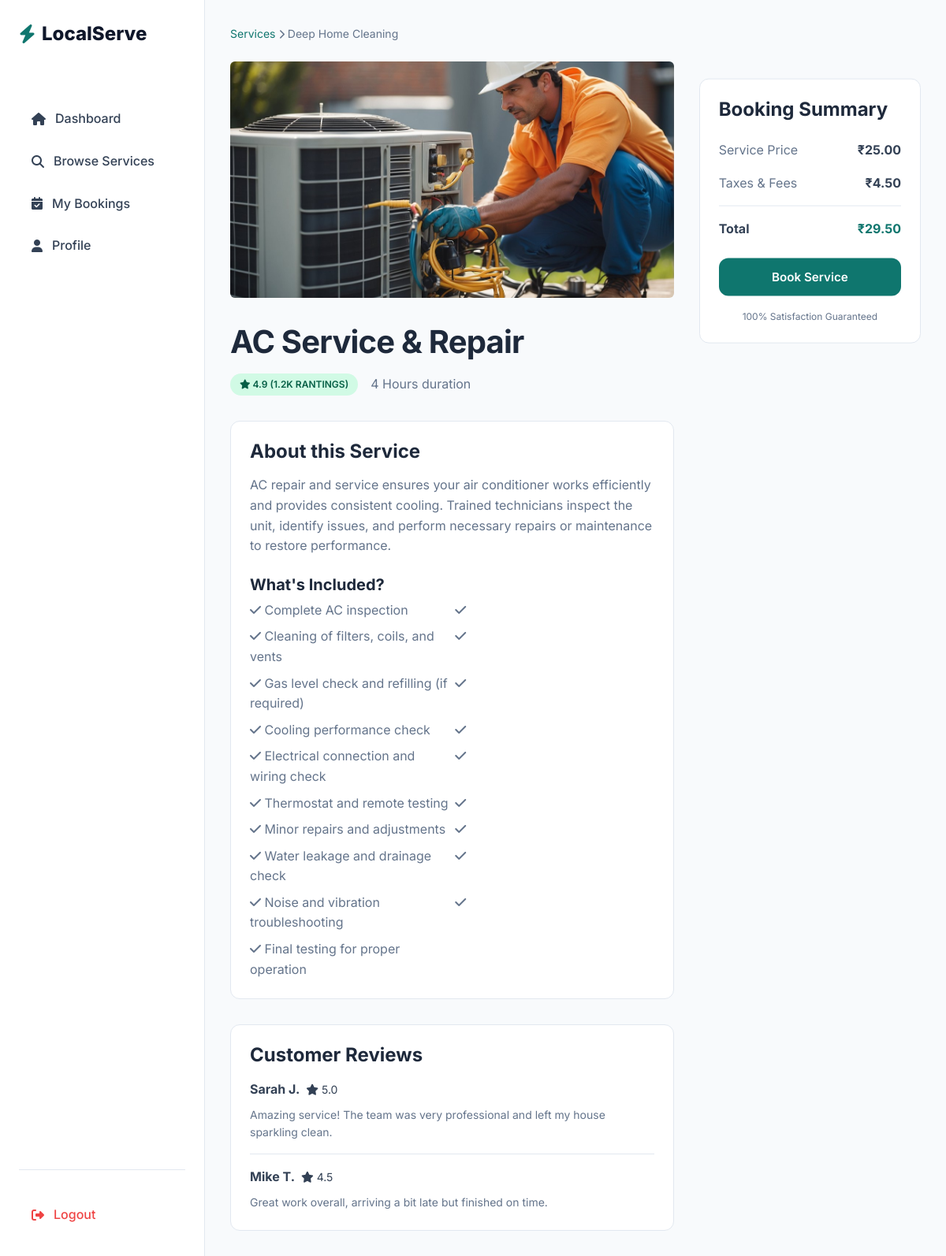
Before: /services/service_detail/7 (signed in) with the older database file.
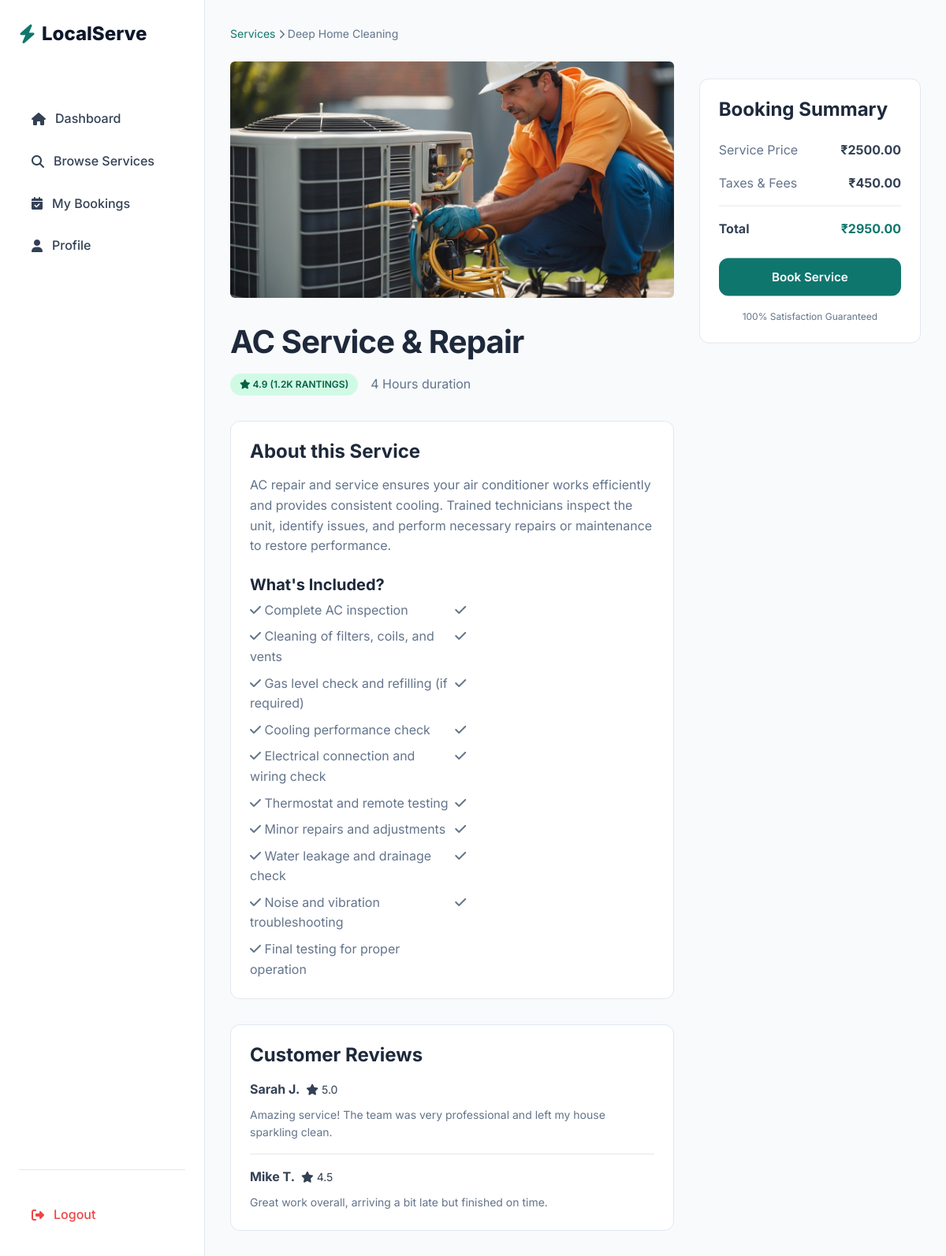
After: the same page with the newer database file.
### services/models.py (models this page shows, shortened)
class Service(models.Model):
    category = models.ForeignKey(ServiceCategory, on_delete=models.CASCADE, related_name = "services")
    title = models.CharField(max_length=150)
    description = models.TextField()
    price = models.DecimalField(max_digits=8,decimal_places=2)
    duration_minutes = models.IntegerField()
    image = models.ImageField(upload_to="services/",blank=True, null=True)
    is_active = models.BooleanField(default=True)
    created_at = models.DateTimeField(auto_now_add=True)
    is_best_seller = models.BooleanField(default=False)
    includes = models.TextField(blank=True,default="",
        help_text="Enter one item per line (e.g. Deep dusting, Floor cleaning, etc.)"
    )

### services/views.py (the view)
# urls.py: path('service_detail/<int:id>',views.service_detail, name='services_detail'),
@login_required
@never_cache
def service_detail(request,id):
    service = Service.objects.get(id=id)
    print(type(service.price))
    tax = service.price * Decimal ("0.18")
    total = service.price + tax
    return render(request,'customer/services/service_detail.html',{'service':service,'tax':tax,'total':total})

### templates/customer/services/service_detail.html (shortened to what the changed rows need)
{% extends "base_customer.html" %}
    {% block content %}
            <div style="display: grid; grid-template-columns: 2fr 1fr; gap: 2rem;">
                <div>
                    <div
                        style="height: 300px; background-color: #E2E8F0; border-radius: var(--radius-md); margin-bottom: 2rem; display: flex; align-items: center; justify-content: center;">
                            {% if service.image %}
                            <img src="{{ service.image.url }}" alt="{{ service.title }}" style="width:100%; height:100%; object-fit:cover;">
                            {% else %}
                        <i class="fa-solid fa-broom fa-5x text-light"></i>
                        {% endif %}
                    </div>
                    <h1 style="margin-bottom: 1rem;">{{ service.title }}</h1>
                    <div class="flex items-center gap-md" style="margin-bottom: 2rem;">
                        <span class="badge badge-success"><i class="fa-solid fa-star"></i> 4.9 (1.2k Rantings)</span>
                        <span class="text-light">{{ service.duration_minutes }} Hours duration</span>
                    </div>
                    <div class="card" style="margin-bottom: 2rem;">
                        <h3 style="margin-bottom: 1rem;">About this Service</h3>
                        <p class="text-light" style="margin-bottom: 1rem;">{{ service.description }}</p>
                        {% if service.includes %}
                        <h4 style="margin-bottom: 0.5rem; margin-top: 1.5rem;">What's Included?</h4>
                        <ul class="text-light" style="display: grid; grid-template-columns: 1fr 1fr; gap: 0.5rem;">
                            {% for item in service.includes.splitlines %}
                            <li><i class="fa-solid fa-check text-success"></i> {{ item }}</li>
                            {% endfor %}
                        </ul>
                        {% endif %}
                    </div>
                    <div class="card">
                        <h3 style="margin-bottom: 1rem;">Customer Reviews</h3>
                        <div
                            style="border-bottom: 1px solid var(--color-border); padding-bottom: 1rem; margin-bottom: 1rem;">
                        </div>
                        <div>
                        </div>
                    </div>
                </div>
                <div>
                    <div class="card" style="position: sticky; top: 100px;">
                        <div class="flex justify-between items-center" style="margin-bottom: 1rem;">
                            <span class="text-light">Service Price</span>
                            <span class="font-bold">₹{{ service.price }}</span>
                        </div>
                        <div class="flex justify-between items-center" style="margin-bottom: 1rem;">
                            <span class="text-light">Taxes & Fees</span>
                            <span class="font-bold">₹{{ tax|floatformat:2 }}</span>
                        </div>
                        <div class="flex justify-between items-center"
                            style="margin-bottom: 1.5rem; padding-top: 1rem; border-top: 1px solid var(--color-border);">
                            <span class="font-bold text-lg">Total</span>
                            <span class="font-bold text-xl text-primary">₹{{ total|floatformat:2 }}</span>
                        </div>
                    </div>
                </div>
            </div>
{% endblock %}

Changed rows visible on the page:
changed Service "AC Service & Repair": price "25.00" → "2500.00"
Other visible differences:
{{ tax|floatformat:2 }}: "4.50" → "450.00"
{{ total|floatformat:2 }}: "29.50" → "2950.00"
